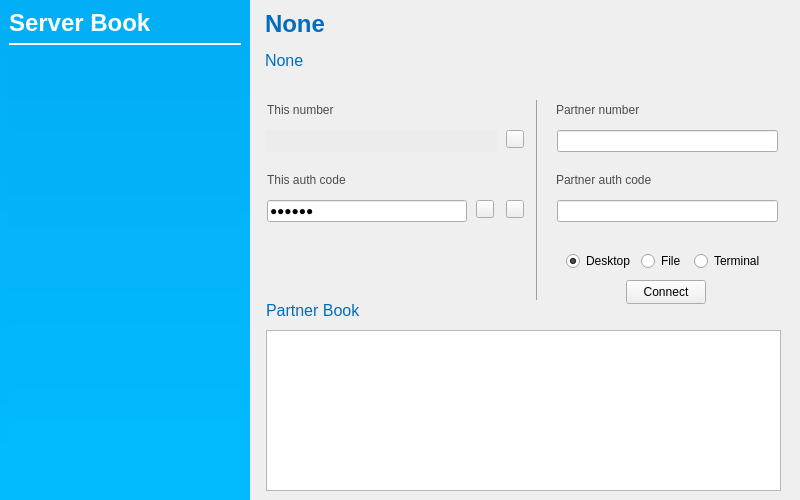
<?xml version="1.0" encoding="UTF-8"?>
<ui version="4.0">
 <class>MainWidget</class>
 <widget class="QWidget" name="MainWidget">
  <property name="geometry">
   <rect>
    <x>0</x>
    <y>0</y>
    <width>800</width>
    <height>500</height>
   </rect>
  </property>
  <property name="minimumSize">
   <size>
    <width>800</width>
    <height>500</height>
   </size>
  </property>
  <property name="maximumSize">
   <size>
    <width>800</width>
    <height>500</height>
   </size>
  </property>
  <property name="windowTitle">
   <string>EasyViewer</string>
  </property>
  <layout class="QHBoxLayout" name="horizontalLayout_5">
   <property name="leftMargin">
    <number>0</number>
   </property>
   <property name="topMargin">
    <number>0</number>
   </property>
   <property name="rightMargin">
    <number>0</number>
   </property>
   <property name="bottomMargin">
    <number>0</number>
   </property>
   <item>
    <widget class="QWidget" name="wdgLeftPanel" native="true">
     <property name="minimumSize">
      <size>
       <width>250</width>
       <height>0</height>
      </size>
     </property>
     <property name="maximumSize">
      <size>
       <width>250</width>
       <height>16777215</height>
      </size>
     </property>
     <property name="styleSheet">
      <string notr="true">background-color: qlineargradient(spread:pad, x1:0, y1:0, x2:0, y2:1, stop:0 rgb(2, 174, 245), stop:1 rgb(2, 187, 255));
</string>
     </property>
     <layout class="QVBoxLayout" name="verticalLayout_5">
      <item>
       <widget class="QLabel" name="label_6">
        <property name="font">
         <font>
          <pointsize>18</pointsize>
          <bold>true</bold>
         </font>
        </property>
        <property name="styleSheet">
         <string notr="true">color: rgb(255, 255, 255);
background-color:  transparent;</string>
        </property>
        <property name="text">
         <string>Server Book</string>
        </property>
       </widget>
      </item>
      <item>
       <widget class="QLabel" name="lblLine">
        <property name="sizePolicy">
         <sizepolicy hsizetype="Preferred" vsizetype="Fixed">
          <horstretch>0</horstretch>
          <verstretch>0</verstretch>
         </sizepolicy>
        </property>
        <property name="minimumSize">
         <size>
          <width>0</width>
          <height>2</height>
         </size>
        </property>
        <property name="maximumSize">
         <size>
          <width>16777215</width>
          <height>2</height>
         </size>
        </property>
        <property name="styleSheet">
         <string notr="true">background-color: rgb(255, 255, 255);</string>
        </property>
        <property name="text">
         <string/>
        </property>
       </widget>
      </item>
      <item>
       <widget class="QTableWidget" name="tabServerAddress">
        <property name="sizePolicy">
         <sizepolicy hsizetype="Expanding" vsizetype="Expanding">
          <horstretch>0</horstretch>
          <verstretch>0</verstretch>
         </sizepolicy>
        </property>
        <property name="font">
         <font>
          <pointsize>11</pointsize>
          <bold>true</bold>
         </font>
        </property>
        <property name="focusPolicy">
         <enum>Qt::NoFocus</enum>
        </property>
        <property name="contextMenuPolicy">
         <enum>Qt::DefaultContextMenu</enum>
        </property>
        <property name="styleSheet">
         <string notr="true">QTableWidget {
	border:  0px;
	color: rgb(240, 240, 240);
}</string>
        </property>
        <property name="lineWidth">
         <number>1</number>
        </property>
        <property name="horizontalScrollBarPolicy">
         <enum>Qt::ScrollBarAlwaysOff</enum>
        </property>
        <property name="sizeAdjustPolicy">
         <enum>QAbstractScrollArea::AdjustIgnored</enum>
        </property>
        <property name="editTriggers">
         <set>QAbstractItemView::NoEditTriggers</set>
        </property>
        <property name="selectionMode">
         <enum>QAbstractItemView::SingleSelection</enum>
        </property>
        <property name="selectionBehavior">
         <enum>QAbstractItemView::SelectRows</enum>
        </property>
        <property name="showGrid">
         <bool>false</bool>
        </property>
        <property name="gridStyle">
         <enum>Qt::NoPen</enum>
        </property>
        <property name="columnCount">
         <number>2</number>
        </property>
        <attribute name="horizontalHeaderVisible">
         <bool>false</bool>
        </attribute>
        <attribute name="horizontalHeaderHighlightSections">
         <bool>false</bool>
        </attribute>
        <attribute name="horizontalHeaderStretchLastSection">
         <bool>true</bool>
        </attribute>
        <attribute name="verticalHeaderVisible">
         <bool>false</bool>
        </attribute>
        <attribute name="verticalHeaderHighlightSections">
         <bool>false</bool>
        </attribute>
        <attribute name="verticalHeaderStretchLastSection">
         <bool>false</bool>
        </attribute>
        <column>
         <property name="text">
          <string>name</string>
         </property>
        </column>
        <column/>
       </widget>
      </item>
      <item>
       <layout class="QHBoxLayout" name="horizontalLayout_2">
        <item>
         <widget class="QLabel" name="lblConnectionState">
          <property name="minimumSize">
           <size>
            <width>16</width>
            <height>16</height>
           </size>
          </property>
          <property name="maximumSize">
           <size>
            <width>16</width>
            <height>16</height>
           </size>
          </property>
          <property name="styleSheet">
           <string notr="true">background-color: rgba(0, 0, 0, 0);
border-radius: 8;</string>
          </property>
          <property name="text">
           <string/>
          </property>
         </widget>
        </item>
        <item>
         <widget class="QLabel" name="lblConnectionStateHint">
          <property name="sizePolicy">
           <sizepolicy hsizetype="Expanding" vsizetype="Preferred">
            <horstretch>0</horstretch>
            <verstretch>0</verstretch>
           </sizepolicy>
          </property>
          <property name="styleSheet">
           <string notr="true">color: rgb(244, 244, 244);
background-color: transparent;</string>
          </property>
          <property name="text">
           <string/>
          </property>
         </widget>
        </item>
       </layout>
      </item>
     </layout>
    </widget>
   </item>
   <item>
    <widget class="QWidget" name="wdgRightPanel" native="true">
     <property name="toolTip">
      <string/>
     </property>
     <property name="styleSheet">
      <string notr="true"/>
     </property>
     <widget class="QLabel" name="lblServerName">
      <property name="geometry">
       <rect>
        <x>9</x>
        <y>9</y>
        <width>600</width>
        <height>30</height>
       </rect>
      </property>
      <property name="font">
       <font>
        <pointsize>18</pointsize>
        <bold>true</bold>
       </font>
      </property>
      <property name="styleSheet">
       <string notr="true">color: rgb(1, 109, 191);</string>
      </property>
      <property name="text">
       <string>None</string>
      </property>
     </widget>
     <widget class="QListWidget" name="lstPartnerAddress">
      <property name="geometry">
       <rect>
        <x>10</x>
        <y>330</y>
        <width>515</width>
        <height>161</height>
       </rect>
      </property>
      <property name="contextMenuPolicy">
       <enum>Qt::ActionsContextMenu</enum>
      </property>
      <property name="editTriggers">
       <set>QAbstractItemView::NoEditTriggers</set>
      </property>
      <property name="iconSize">
       <size>
        <width>170</width>
        <height>100</height>
       </size>
      </property>
      <property name="movement">
       <enum>QListView::Static</enum>
      </property>
      <property name="flow">
       <enum>QListView::TopToBottom</enum>
      </property>
      <property name="spacing">
       <number>15</number>
      </property>
      <property name="viewMode">
       <enum>QListView::IconMode</enum>
      </property>
      <property name="itemAlignment">
       <set>Qt::AlignCenter</set>
      </property>
     </widget>
     <widget class="QLabel" name="lblServerHost">
      <property name="geometry">
       <rect>
        <x>9</x>
        <y>50</y>
        <width>600</width>
        <height>20</height>
       </rect>
      </property>
      <property name="font">
       <font>
        <pointsize>12</pointsize>
       </font>
      </property>
      <property name="styleSheet">
       <string notr="true">color: rgb(1, 109, 191);</string>
      </property>
      <property name="text">
       <string>None</string>
      </property>
     </widget>
     <widget class="QLabel" name="lblLine2">
      <property name="geometry">
       <rect>
        <x>280</x>
        <y>100</y>
        <width>1</width>
        <height>200</height>
       </rect>
      </property>
      <property name="sizePolicy">
       <sizepolicy hsizetype="Fixed" vsizetype="Preferred">
        <horstretch>0</horstretch>
        <verstretch>0</verstretch>
       </sizepolicy>
      </property>
      <property name="minimumSize">
       <size>
        <width>1</width>
        <height>0</height>
       </size>
      </property>
      <property name="maximumSize">
       <size>
        <width>1</width>
        <height>16777215</height>
       </size>
      </property>
      <property name="styleSheet">
       <string notr="true">background-color: rgb(158, 158, 158);</string>
      </property>
      <property name="text">
       <string/>
      </property>
     </widget>
     <widget class="QLabel" name="label">
      <property name="geometry">
       <rect>
        <x>11</x>
        <y>100</y>
        <width>96</width>
        <height>20</height>
       </rect>
      </property>
      <property name="sizePolicy">
       <sizepolicy hsizetype="Fixed" vsizetype="Preferred">
        <horstretch>0</horstretch>
        <verstretch>0</verstretch>
       </sizepolicy>
      </property>
      <property name="minimumSize">
       <size>
        <width>0</width>
        <height>20</height>
       </size>
      </property>
      <property name="maximumSize">
       <size>
        <width>16777215</width>
        <height>20</height>
       </size>
      </property>
      <property name="font">
       <font>
        <bold>false</bold>
       </font>
      </property>
      <property name="styleSheet">
       <string notr="true">color: rgb(76, 76, 76);</string>
      </property>
      <property name="text">
       <string>This number</string>
      </property>
     </widget>
     <widget class="QLabel" name="label_2">
      <property name="geometry">
       <rect>
        <x>11</x>
        <y>170</y>
        <width>120</width>
        <height>20</height>
       </rect>
      </property>
      <property name="sizePolicy">
       <sizepolicy hsizetype="Fixed" vsizetype="Preferred">
        <horstretch>0</horstretch>
        <verstretch>0</verstretch>
       </sizepolicy>
      </property>
      <property name="minimumSize">
       <size>
        <width>0</width>
        <height>20</height>
       </size>
      </property>
      <property name="maximumSize">
       <size>
        <width>16777215</width>
        <height>20</height>
       </size>
      </property>
      <property name="styleSheet">
       <string notr="true">color: rgb(76, 76, 76);</string>
      </property>
      <property name="text">
       <string>This auth code</string>
      </property>
     </widget>
     <widget class="QLineEdit" name="edtMyAuthString">
      <property name="geometry">
       <rect>
        <x>11</x>
        <y>200</y>
        <width>200</width>
        <height>22</height>
       </rect>
      </property>
      <property name="minimumSize">
       <size>
        <width>0</width>
        <height>22</height>
       </size>
      </property>
      <property name="maximumSize">
       <size>
        <width>16777215</width>
        <height>22</height>
       </size>
      </property>
      <property name="styleSheet">
       <string notr="true"/>
      </property>
      <property name="text">
       <string>123456</string>
      </property>
      <property name="maxLength">
       <number>8</number>
      </property>
      <property name="echoMode">
       <enum>QLineEdit::Password</enum>
      </property>
     </widget>
     <widget class="QLabel" name="label_3">
      <property name="geometry">
       <rect>
        <x>300</x>
        <y>100</y>
        <width>112</width>
        <height>20</height>
       </rect>
      </property>
      <property name="sizePolicy">
       <sizepolicy hsizetype="Fixed" vsizetype="Preferred">
        <horstretch>0</horstretch>
        <verstretch>0</verstretch>
       </sizepolicy>
      </property>
      <property name="minimumSize">
       <size>
        <width>0</width>
        <height>20</height>
       </size>
      </property>
      <property name="maximumSize">
       <size>
        <width>16777215</width>
        <height>20</height>
       </size>
      </property>
      <property name="styleSheet">
       <string notr="true">color: rgb(76, 76, 76);</string>
      </property>
      <property name="text">
       <string>Partner number</string>
      </property>
     </widget>
     <widget class="QLabel" name="label_4">
      <property name="geometry">
       <rect>
        <x>300</x>
        <y>170</y>
        <width>136</width>
        <height>20</height>
       </rect>
      </property>
      <property name="sizePolicy">
       <sizepolicy hsizetype="Fixed" vsizetype="Preferred">
        <horstretch>0</horstretch>
        <verstretch>0</verstretch>
       </sizepolicy>
      </property>
      <property name="minimumSize">
       <size>
        <width>0</width>
        <height>20</height>
       </size>
      </property>
      <property name="maximumSize">
       <size>
        <width>16777215</width>
        <height>20</height>
       </size>
      </property>
      <property name="styleSheet">
       <string notr="true">color: rgb(76, 76, 76);</string>
      </property>
      <property name="text">
       <string>Partner auth code</string>
      </property>
     </widget>
     <widget class="QLineEdit" name="edtPartnerUserId">
      <property name="geometry">
       <rect>
        <x>301</x>
        <y>130</y>
        <width>221</width>
        <height>22</height>
       </rect>
      </property>
      <property name="minimumSize">
       <size>
        <width>0</width>
        <height>22</height>
       </size>
      </property>
      <property name="maximumSize">
       <size>
        <width>16777215</width>
        <height>22</height>
       </size>
      </property>
      <property name="styleSheet">
       <string notr="true"/>
      </property>
      <property name="text">
       <string/>
      </property>
      <property name="maxLength">
       <number>19</number>
      </property>
     </widget>
     <widget class="QLineEdit" name="edtPartnerAuthString">
      <property name="geometry">
       <rect>
        <x>301</x>
        <y>200</y>
        <width>221</width>
        <height>22</height>
       </rect>
      </property>
      <property name="minimumSize">
       <size>
        <width>0</width>
        <height>22</height>
       </size>
      </property>
      <property name="maximumSize">
       <size>
        <width>16777215</width>
        <height>22</height>
       </size>
      </property>
      <property name="styleSheet">
       <string notr="true"/>
      </property>
      <property name="text">
       <string/>
      </property>
      <property name="maxLength">
       <number>8</number>
      </property>
      <property name="echoMode">
       <enum>QLineEdit::PasswordEchoOnEdit</enum>
      </property>
     </widget>
     <widget class="QPushButton" name="btnConnect">
      <property name="geometry">
       <rect>
        <x>370</x>
        <y>280</y>
        <width>80</width>
        <height>24</height>
       </rect>
      </property>
      <property name="minimumSize">
       <size>
        <width>0</width>
        <height>24</height>
       </size>
      </property>
      <property name="maximumSize">
       <size>
        <width>16777215</width>
        <height>24</height>
       </size>
      </property>
      <property name="toolTip">
       <string/>
      </property>
      <property name="toolTipDuration">
       <number>-1</number>
      </property>
      <property name="styleSheet">
       <string notr="true"/>
      </property>
      <property name="text">
       <string>Connect</string>
      </property>
     </widget>
     <widget class="QLabel" name="label_5">
      <property name="geometry">
       <rect>
        <x>10</x>
        <y>300</y>
        <width>101</width>
        <height>20</height>
       </rect>
      </property>
      <property name="font">
       <font>
        <pointsize>12</pointsize>
        <bold>false</bold>
       </font>
      </property>
      <property name="styleSheet">
       <string notr="true">color: rgb(1, 109, 191);</string>
      </property>
      <property name="text">
       <string>Partner Book</string>
      </property>
     </widget>
     <widget class="QLabel" name="lblMyUserId">
      <property name="geometry">
       <rect>
        <x>10</x>
        <y>130</y>
        <width>231</width>
        <height>22</height>
       </rect>
      </property>
      <property name="minimumSize">
       <size>
        <width>0</width>
        <height>22</height>
       </size>
      </property>
      <property name="maximumSize">
       <size>
        <width>16777215</width>
        <height>22</height>
       </size>
      </property>
      <property name="font">
       <font>
        <family>Arial</family>
        <pointsize>-1</pointsize>
        <italic>false</italic>
        <bold>true</bold>
       </font>
      </property>
      <property name="styleSheet">
       <string notr="true">background-color: rgba(236, 236, 236, 255);
color: rgb(0, 55, 56);
font: 700 16px &quot;Arial&quot;;</string>
      </property>
      <property name="text">
       <string>-</string>
      </property>
      <property name="alignment">
       <set>Qt::AlignCenter</set>
      </property>
      <property name="textInteractionFlags">
       <set>Qt::LinksAccessibleByMouse|Qt::TextSelectableByKeyboard|Qt::TextSelectableByMouse</set>
      </property>
     </widget>
     <widget class="QPushButton" name="btnCopyThisNumber">
      <property name="geometry">
       <rect>
        <x>250</x>
        <y>130</y>
        <width>18</width>
        <height>18</height>
       </rect>
      </property>
      <property name="minimumSize">
       <size>
        <width>18</width>
        <height>18</height>
       </size>
      </property>
      <property name="maximumSize">
       <size>
        <width>18</width>
        <height>18</height>
       </size>
      </property>
      <property name="toolTip">
       <string>duplicate this number</string>
      </property>
      <property name="styleSheet">
       <string notr="true">QPushButton { border-image: url(:/Resource/copy.png);}</string>
      </property>
      <property name="text">
       <string/>
      </property>
     </widget>
     <widget class="QPushButton" name="btnAuthCodeEye">
      <property name="geometry">
       <rect>
        <x>220</x>
        <y>200</y>
        <width>18</width>
        <height>18</height>
       </rect>
      </property>
      <property name="minimumSize">
       <size>
        <width>18</width>
        <height>18</height>
       </size>
      </property>
      <property name="maximumSize">
       <size>
        <width>18</width>
        <height>18</height>
       </size>
      </property>
      <property name="toolTip">
       <string>show auth code</string>
      </property>
      <property name="styleSheet">
       <string notr="true">QPushButton { border-image: url(:/Resource/closeEye.png);}</string>
      </property>
      <property name="text">
       <string/>
      </property>
     </widget>
     <widget class="QPushButton" name="btnCopyAuthCode">
      <property name="geometry">
       <rect>
        <x>250</x>
        <y>200</y>
        <width>18</width>
        <height>18</height>
       </rect>
      </property>
      <property name="minimumSize">
       <size>
        <width>18</width>
        <height>18</height>
       </size>
      </property>
      <property name="maximumSize">
       <size>
        <width>18</width>
        <height>18</height>
       </size>
      </property>
      <property name="toolTip">
       <string>duplicate auth code</string>
      </property>
      <property name="styleSheet">
       <string notr="true">QPushButton { border-image: url(:/Resource/copy.png);}</string>
      </property>
      <property name="text">
       <string/>
      </property>
     </widget>
     <widget class="QWidget" name="layoutWidget">
      <property name="geometry">
       <rect>
        <x>310</x>
        <y>250</y>
        <width>199</width>
        <height>22</height>
       </rect>
      </property>
      <layout class="QHBoxLayout" name="horizontalLayout">
       <item>
        <widget class="QRadioButton" name="btnDesktop">
         <property name="text">
          <string>Desktop</string>
         </property>
         <property name="checked">
          <bool>true</bool>
         </property>
        </widget>
       </item>
       <item>
        <widget class="QRadioButton" name="btnFile">
         <property name="text">
          <string>File</string>
         </property>
        </widget>
       </item>
       <item>
        <widget class="QRadioButton" name="btnTerminal">
         <property name="text">
          <string>Terminal</string>
         </property>
        </widget>
       </item>
      </layout>
     </widget>
    </widget>
   </item>
  </layout>
 </widget>
 <tabstops>
  <tabstop>edtMyAuthString</tabstop>
  <tabstop>edtPartnerUserId</tabstop>
  <tabstop>edtPartnerAuthString</tabstop>
  <tabstop>btnDesktop</tabstop>
  <tabstop>btnFile</tabstop>
  <tabstop>btnTerminal</tabstop>
  <tabstop>btnConnect</tabstop>
  <tabstop>lstPartnerAddress</tabstop>
  <tabstop>btnAuthCodeEye</tabstop>
  <tabstop>btnCopyAuthCode</tabstop>
  <tabstop>btnCopyThisNumber</tabstop>
 </tabstops>
 <resources/>
 <connections/>
</ui>
